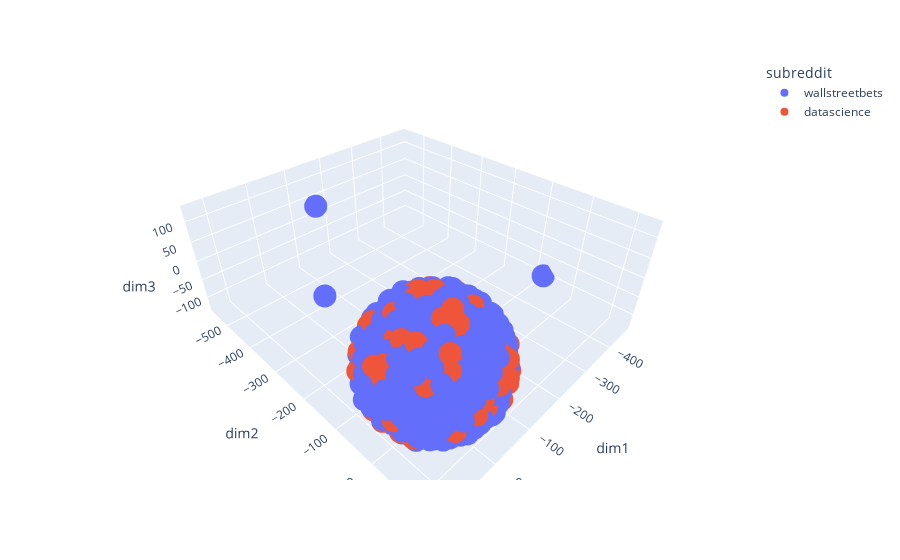

Notebook source saved alongside this figure:
### Code cell
tsne_viz_3d_interactive_with_index(df, 3, stop='english')

### Figure 1 — Plotly figure (JSON) as saved in the notebook; plotly's stock layout.template omitted (floating-point values rounded to 4 significant figures; data arrays with more than 128 entries replaced by an {"elided": "..."} marker saying what was removed)
{"data": [{"customdata": {"elided": "735x1 int values"}, "hovertemplate": "subreddit=wallstreetbets<br>dim1=%{x}<br>dim2=%{y}<br>dim3=%{z}<br>index=%{customdata[0]}<extra></extra>", "legendgroup": "wallstreetbets", "marker": {"color": "#636efa", "symbol": "circle"}, "mode": "markers", "name": "wallstreetbets", "scene": "scene", "showlegend": true, "type": "scatter3d", "x": {"elided": "735 float values"}, "y": {"elided": "735 float values"}, "z": {"elided": "735 float values"}}, {"customdata": {"elided": "856x1 int values"}, "hovertemplate": "subreddit=datascience<br>dim1=%{x}<br>dim2=%{y}<br>dim3=%{z}<br>index=%{customdata[0]}<extra></extra>", "legendgroup": "datascience", "marker": {"color": "#EF553B", "symbol": "circle"}, "mode": "markers", "name": "datascience", "scene": "scene", "showlegend": true, "type": "scatter3d", "x": {"elided": "856 float values"}, "y": {"elided": "856 float values"}, "z": {"elided": "856 float values"}}], "layout": {"legend": {"title": {"text": "subreddit"}, "tracegroupgap": 0}, "margin": {"t": 60}, "scene": {"domain": {"x": [0, 1], "y": [0, 1]}, "xaxis": {"title": {"text": "dim1"}}, "yaxis": {"title": {"text": "dim2"}}, "zaxis": {"title": {"text": "dim3"}}}}}
